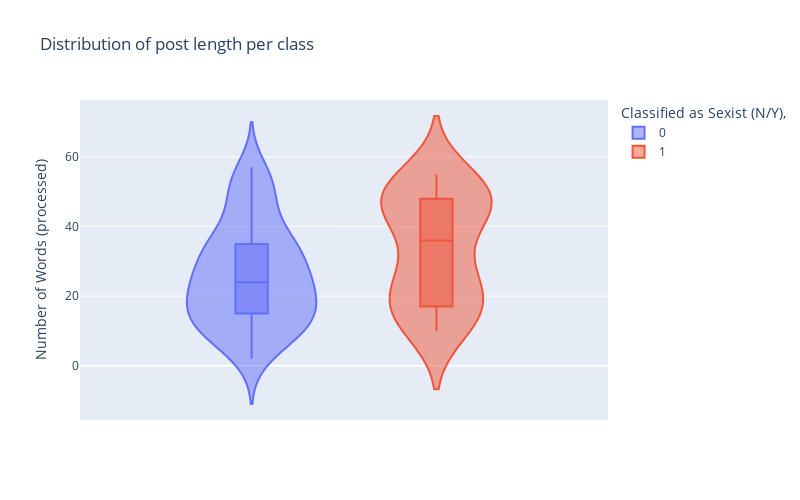

Write notebook code for a chart like this one.
### Markdown cell above
## Post Length analysis
A model might also make use of the post length measured in the number of words.

### Code cell
df_proc.loc[:, 'post_length'] = df_proc['lemma'].apply(len)
fig = px.violin(df_proc, y='post_length', color='label', points='outliers', box=True,
                labels={'post_length': 'Number of Words (processed)',
                        'label': 'Classified as Sexist (N/Y),'},
                title="Distribution of post length per class")
fig.update_layout(autosize=False, width=800, height=500)
fig.show()

### Figure 1 — Plotly figure (JSON) as saved in the notebook; plotly's stock layout.template omitted (floating-point values rounded to 4 significant figures)
{"data": [{"alignmentgroup": "True", "box": {"visible": true}, "hovertemplate": "Classified as Sexist (N/Y),=0<br>Number of Words (processed)=%{y}<extra></extra>", "legendgroup": "0", "marker": {"color": "#636efa"}, "name": "0", "offsetgroup": "0", "orientation": "v", "points": "outliers", "scalegroup": "True", "showlegend": true, "x0": " ", "xaxis": "x", "y": [36, 8, 31, 2, 8, 24, 36, 3, 28, 12, 8, 46, 24, 18, 14, 6, 32, 13, 36, 21, 24, 29, 26, 10, 34, 12, 43, 34, 44, 26, 14, 19, 9, 35, 54, 16, 15, 55, 53, 54, 10, 24, 21, 34, 15, 16, 30, 34, 35, 23, 13, 21, 16, 57, 38, 27, 35, 15, 46, 50, 18, 45, 7, 22, 22, 26, 52, 15, 11, 25], "y0": " ", "yaxis": "y", "type": "violin"}, {"alignmentgroup": "True", "box": {"visible": true}, "hovertemplate": "Classified as Sexist (N/Y),=1<br>Number of Words (processed)=%{y}<extra></extra>", "legendgroup": "1", "marker": {"color": "#EF553B"}, "name": "1", "offsetgroup": "1", "orientation": "v", "points": "outliers", "scalegroup": "True", "showlegend": true, "x0": " ", "xaxis": "x", "y": [14, 54, 55, 17, 40, 50, 45, 24, 30, 43, 25, 44, 17, 50, 50, 53, 10, 47, 17, 43, 10, 27, 52, 19, 17, 10, 43, 22, 32, 48], "y0": " ", "yaxis": "y", "type": "violin"}], "layout": {"xaxis": {"anchor": "y", "domain": [0.0, 1.0]}, "yaxis": {"anchor": "x", "domain": [0.0, 1.0], "title": {"text": "Number of Words (processed)"}}, "legend": {"title": {"text": "Classified as Sexist (N/Y),"}, "tracegroupgap": 0}, "title": {"text": "Distribution of post length per class"}, "violinmode": "group", "autosize": false, "width": 800, "height": 500}}
